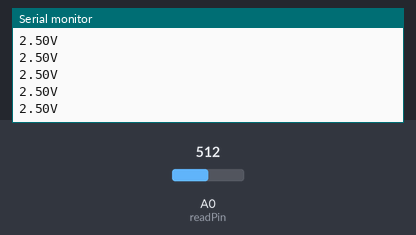
Bench run of a sketch on a simulated Arduino Uno, built with avr-gcc and run on an emulated ATmega328P. On the bench: the last lines printed to the serial monitor. The inputs (shaded band) are chosen by the test bench; at power-on: A0 (readPin) = 512.

Above: at 1.2 s.
1.3 s: A0 (readPin) set to 716
At 2.0 s:
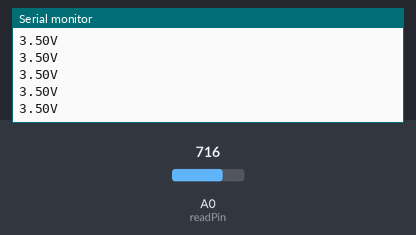
2.8 s: A0 (readPin) set to 900
At 3.6 s:
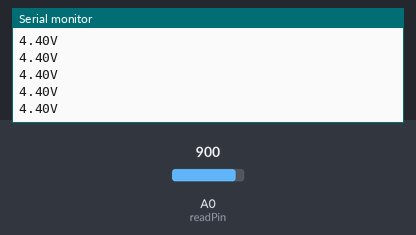
Timing chart, 0 to 5.8 s (numbered marks = the images above; inputs shaded):
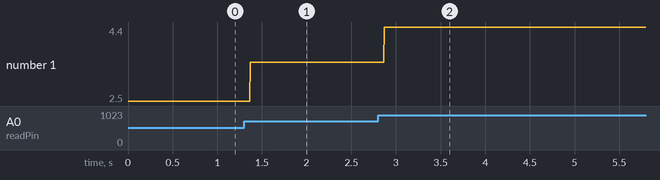

The sketch:

potentiometer.ino
```cpp
int readPin = A0;
float calcPin;

void setup() {
  Serial.begin(9600);
  pinMode(A0, INPUT);

}

void loop() {
  calcPin = ((5.0/1023.0) * analogRead(readPin));

  Serial.print(calcPin);
  Serial.println("V");

}
```

Measured:
- after the input at 1.3 s, the serial monitor: prints a new line after 0.07 s (image 1)
- after the input at 2.8 s, the serial monitor: prints a new line after 0.07 s (image 2)
- plotted number 1: 2.5 → 3.5 after the input at 1.3 s, 3.5 → 4.4 after the input at 2.8 s
